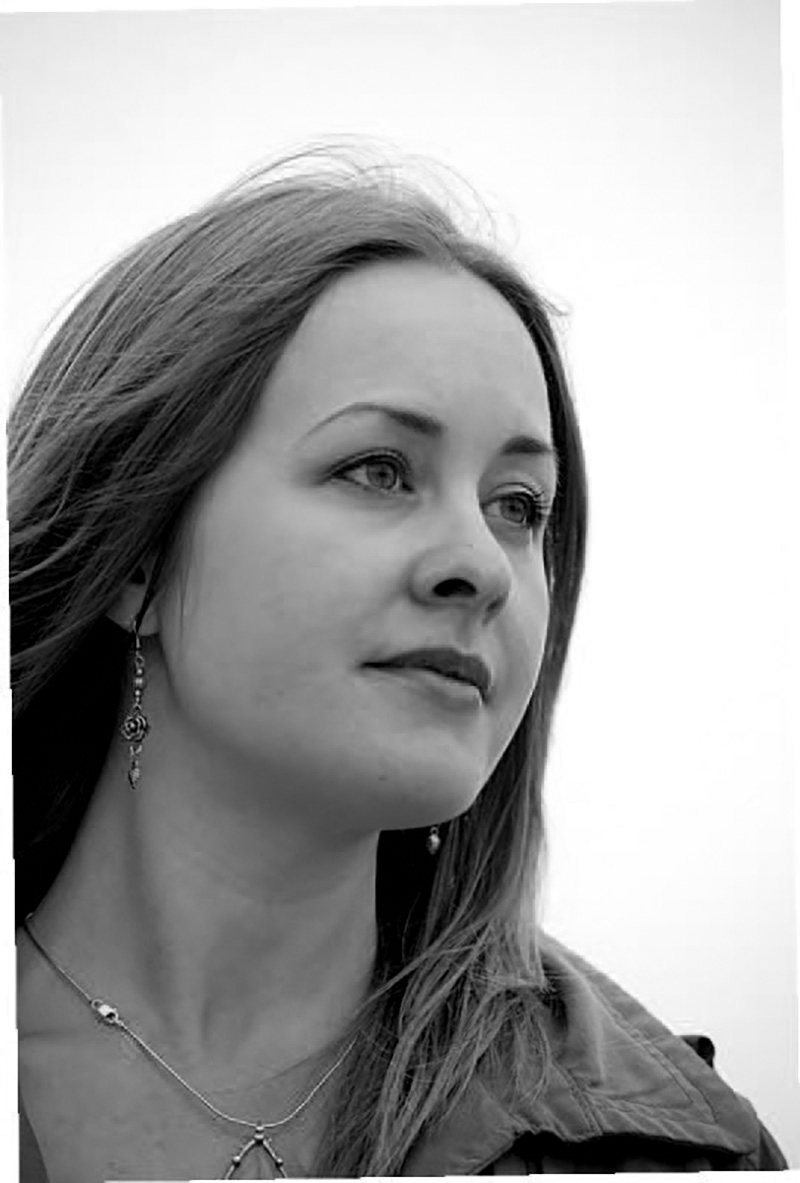
%> input picture 实验06/source.tif, 800 x 1183 px
$ octave test02.m   (GNU Octave 9; MATLAB toolbox functions it lacks are replaced by stand-ins)
%> lines starting %> are read from the running program, lines starting %| are printed output that depends on the picture
clear;
close all;
clc;
I = imread('source.tif');
%> I is the input picture: size 1183x800 uint8; min 0, max 255, mean 160.6
I = im2double(I);
%> I: size 1183x800 double
A = fft2(I); %傅里叶变换
A1 = abs(A);%求幅度谱
A2 = angle(A);%求相位谱
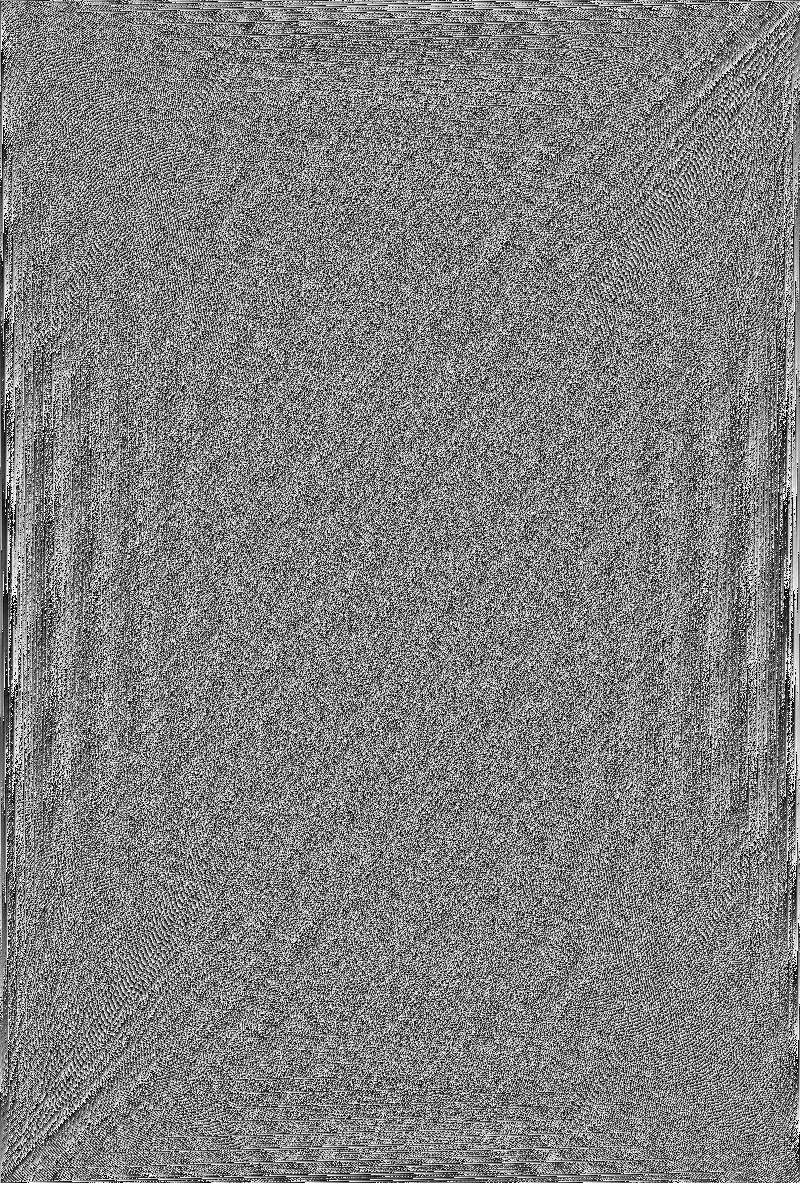
%> A2: size 1183x800 double; min -3.14, max 3.14, mean -2.4e-18; drawn with min black and max white
I1 = ifft2(A1.*exp(1i*A2));%利用幅度谱和相位谱做反变换
I2 = ifft2(A1);%仅利用幅度谱做反变换
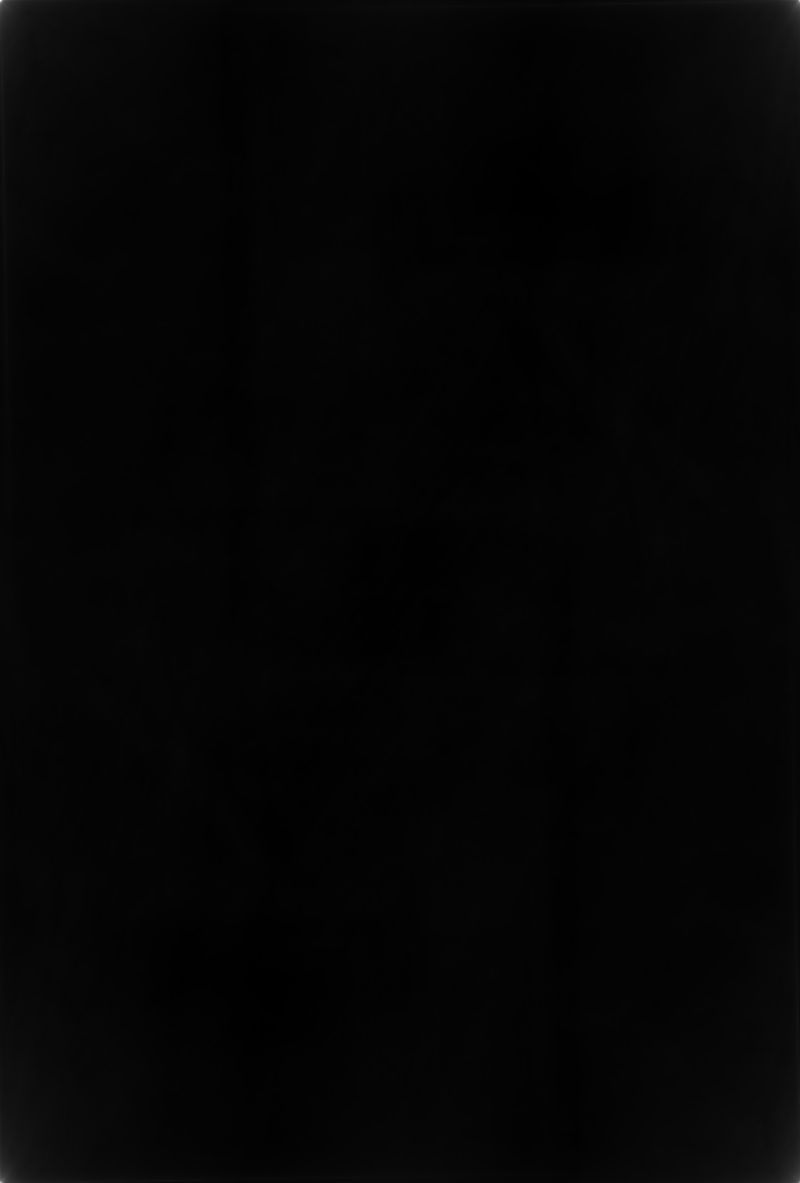
%> I2: size 1183x800 double; min 0.14, max 24.06, mean 0.6; drawn with min black and max white
I3 = ifft2(255*exp(1i*A2));%仅利用相位谱做反变换
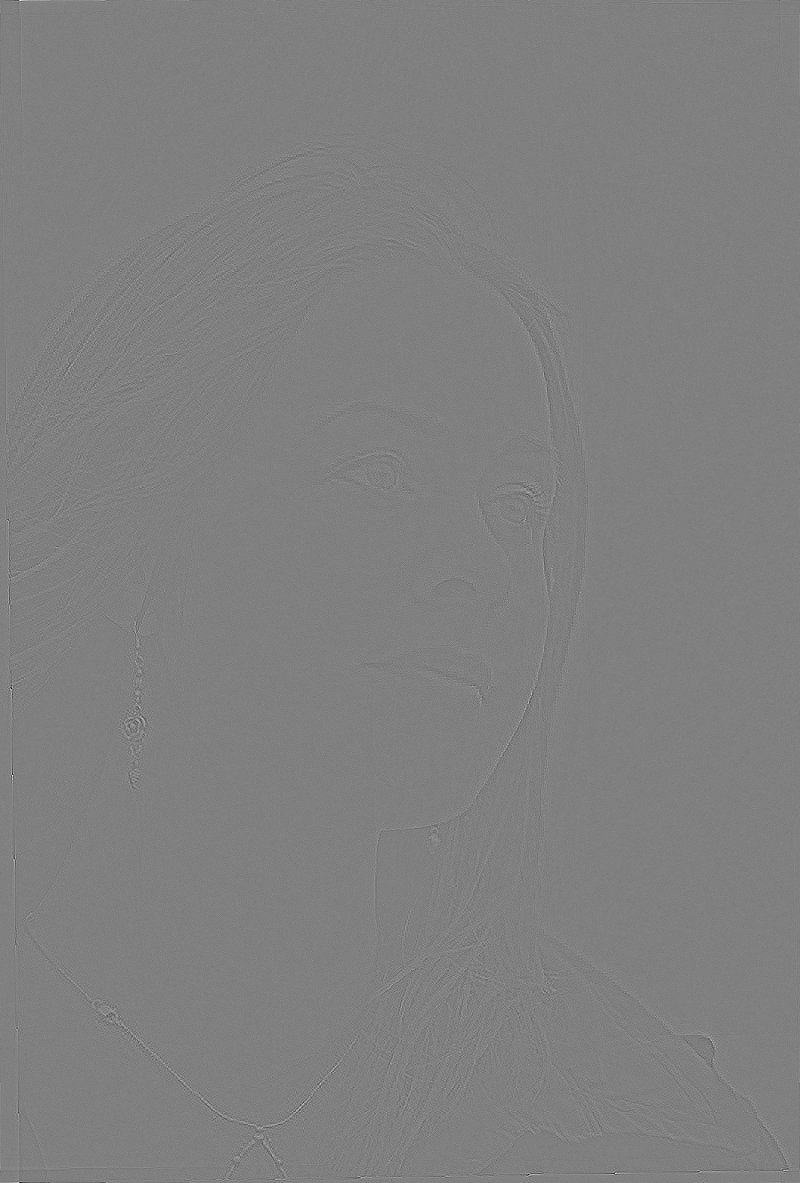
%> I3: size 1183x800 double; min -8.35, max 8.26, mean 0.000269; drawn with min black and max white
figure,subplot(2,2,1),imshow(I,[]),title('原图');
       subplot(2,2,2),imshow(I1,[]),title('利用幅度谱和相位谱做反变换');
       subplot(2,2,3),imshow(I2,[]),title('仅利用幅度谱做反变换');
       subplot(2,2,4),imshow(I3,[]),title('仅利用相位谱做反变换');

$ run again, with 实验06/批注.jpg saved as 实验06/source.tif
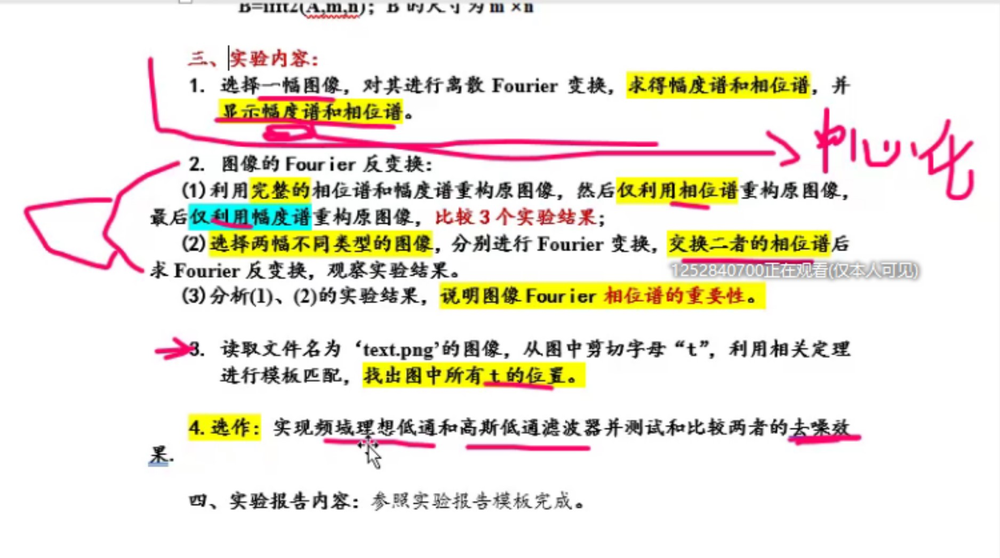
%> input picture 实验06/批注.jpg, 1000 x 558 px, shrunk from 1875 x 1046 before the run
%> I is the input picture: size 558x1000x3 uint8; mean R, G, B 237.5, 231.9, 221.6
%> I: size 558x1000x3 double
%> `A2 = angle(A);`:
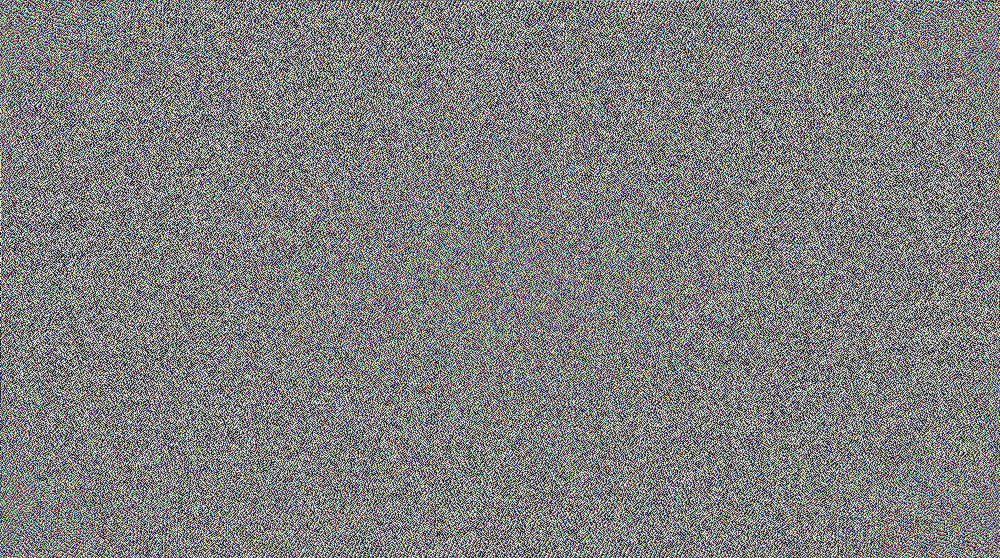
%> A2: size 558x1000x3 double; mean R, G, B 1.69e-05, 1.13e-05, 1.69e-05; drawn with min black and max white
